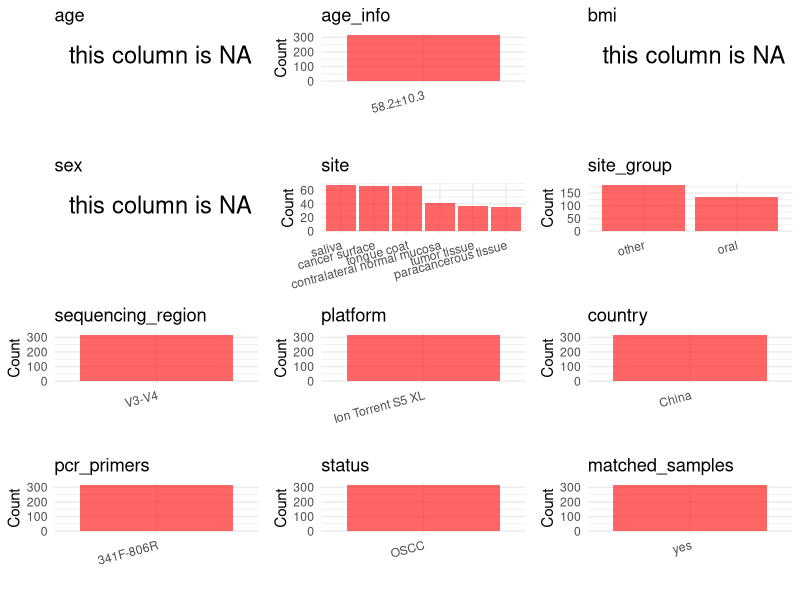

Generate this figure with R: (Note: this script raises an error after producing the figure.)
## ---- chunk 1
# Load libraries
library(dplyr)
library(ggplot2)
library(cowplot)

# (1) Setting working directory
# EDIT HERE: change project_id for each study
project_id <- "PRJNA866676"

base_dir <- "/beegfs/huangxiaochang/global_oral/global-oral-microbiome/data/projects/"
setwd(file.path(base_dir, project_id))

# (2) Loading raw SRA metadata file
sra_file <- "SraRunTable.csv"
initial_meta <- read.csv("SraRunTable.csv", header = TRUE)

# (3) OPTIONAL: If extra metadata (e.g., Table.x or supplemental materials) are available from the article, you may need to merge the file with initial_meta manually. Below is example code for merging. Depending on the specific case of each study, you can customize the code as needed.
# supp_table <- read.csv("supplemental_table.csv", header = TRUE)
# initial_meta <- left_join(initial_meta, supp_table, by = merge_col_name)
## ---- chunk 2
# (1) Read the article in the following order: abstract, the beginning of the results section, and the methods. Understand the sample size, experimental design, and disease group overview. Clarify the sampling sites; for oral and gut samples, specify the exact sites like supragingival plaque, tongue, etc.

# (2) IMPORTANT: MUST go through each column of initial_meta
# head(initial_meta, 10)

# IMPORTANT: Check the unique values in the column of interest or query column.
# lapply(initial_meta[c('body_habitat', 'body_product', 'body_site')], table) # site
# table(initial_meta$host_subject_id) # subject id
# table(initial_meta$platform..exp.) # output is Illumina
# table(initial_meta$target_subfragment..exp.)
## ---- chunk 3
# (1) EDIT HERE: Parameter setup
# NOTE: This project has no lab control samples (blanks/positives) or non-human samples. Leave keywords empty to skip filtering.
control_column <- NA   # column name in initial_meta
# unique(initial_meta[[control_column]])  # uncomment to explore
control_keywords <- c()     # Enter exact keywords

species_column <- NA          # column name in initial_meta
# unique(initial_meta[[species_column]])  # uncomment to explore
non_human_keywords <- c()            # Enter exact keywords


# (2) Remove controls and non-human samples. DO NOT need to modify code in this part, just run it.
n_samples <- nrow(initial_meta)
# Control evaluation
if (length(control_keywords) > 0) {
  if (is.null(control_column) || control_column == "") {
    stop("Error: control_keywords provided but control_column is missing.")
  }

  if (!(control_column %in% colnames(initial_meta))) {
    stop(sprintf("Error: Column '%s' not found in initial_meta.", control_column))
  }

  control_pattern <- paste(control_keywords, collapse = "|")
  control_text <- initial_meta[[control_column]]
  is_control <- grepl(control_pattern, control_text)

} else {
  is_control <- rep(FALSE, n_samples)
}

# Non-human evaluation
if (length(non_human_keywords) > 0) {
  if (is.null(species_column) || species_column == "") {
    stop("Error: non_human_keywords provided but species_column is missing.")
  }

  if (!(species_column %in% colnames(initial_meta))) {
    stop(sprintf("Error: Column '%s' not found in initial_meta.", control_column))
  }

  non_human_pattern <- paste(non_human_keywords, collapse = "|")
  species_text <- initial_meta[[species_column]]
  is_non_human <- grepl(non_human_pattern, species_text)
} else {
  is_non_human <- rep(FALSE, n_samples)
}

# Execute removal
samples_to_remove <- is_control | is_non_human
initial_meta <- initial_meta[!samples_to_remove, ]

cat("Initial samples counts:",n_samples,"\n")
cat("Removed control samples:", sum(is_control), "\n")
cat("Removed non-human samples:", sum(is_non_human), "\n")
cat("Total samples removed ", sum(samples_to_remove), "\n")
cat("Remaining samples after Step 2:", nrow(initial_meta), "\n")
## ---- chunk 4
# Extract columns from initial_meta as follows:
# (1) No modification needed → extract directly.
# (2) Modification needed → create a column start with 'raw_' and mark the target column as "pending".
# (3) Need to find or determine based on the article.

metadata <- data.frame(
  bioproject = initial_meta$BioProject,
  sample_id = initial_meta$Run,
  raw_subject_id = initial_meta$Sample.Name,
  subject_id = "pending",
  age = NA,
  age_info = "58.2±10.3",
  bmi = NA,
  raw_sex = NA,
  sex = "pending",
  sequencing_region = "V3-V4",
  platform = initial_meta$Instrument,
  country = initial_meta$geo_loc_name_country,
  raw_site = initial_meta$isolate,
  site = "pending",
  site_group = "pending",
  public_time = initial_meta$ReleaseDate,
  pcr_primers = NA,
  title = NA,
  disease_study = NA,
  status = "OSCC",
  matched_samples = "pending",
  is_time_series = "no",
  stringsAsFactors = FALSE
)

metadata$public_time <- as.Date(metadata$public_time)
## ---- chunk 5
# (1) Handle the columns with the `raw_` prefix.
# IMPORTANT: Add comments if the modification is not straightforward!!

# Extract subject_id by removing sample type suffix
metadata$subject_id <- gsub("T|CR|CS|C|N|S", "", metadata$raw_subject_id) # Sample.Name encoded sample type as single-letter suffix

# Assign site from raw_site (isolate column), lowercased
metadata$site <- tolower(metadata$raw_site)

# No sex info available
metadata$sex <- NA_character_

metadata$pcr_primers <- "341F-806R"
metadata$title <- "Characteristics of Microbial Distribution in Different Oral Niches of Oral Squamous Cell Carcinoma"
metadata$disease_study <- "yes"
metadata$status <- "OSCC"

## ---- chunk 6
# (2) Filling the 'site_group' and 'matched_samples' columns
# editing site_group
unique(metadata$site)
# EDIT HERE: add oral sites
Oral_site = c("saliva", "mouth", "tongue coating", "tongue coat", "supragingival plaque", "subgingival plaque", "oral swab", "denture", "tooth", "abscess pus", "adjacent periodontal pocket", "patient healthy crevice", "healthy control crevice", "gingival crevicular fluid", "subgingival plaque")
# EDIT HERE: add gut sites
Gut_site = c("feces", "stool")
# just run
metadata <- metadata %>%
  mutate(site_group = case_when(
    site %in% Oral_site ~ "oral",
    site %in% Gut_site ~ "gut",
    TRUE ~ "other"
  ))

# editing matched_samples, just run.
metadata$matched_samples <- ifelse(
  ave(metadata$subject_id, metadata$subject_id, FUN = length) > 1,
  "yes",
  "no"
)
## ---- chunk 7
# (3) check if there is pending value in metadata. If there is pending value, go on modify the metadata.
# Function to check if a column contains "pending"
has_pending <- function(col) {
  if (is.character(col) || is.factor(col)) {
    any(col == "pending", na.rm = TRUE)
  } else {
    FALSE
  }
}

# Check for any pending value
any_pending_value <- any(sapply(metadata, has_pending))

if (!any_pending_value) {
  message("Good! No cell contains the value 'pending'.")
} else {
  pending_cols <- names(metadata)[sapply(metadata, has_pending)]
  message("Columns containing 'pending': ", paste(pending_cols, collapse = ", "))
  message("Please continue to resolve these pending columns!")
}
## ---- chunk 8
# Select columns for visualization, just run
plot_data <- metadata %>%
  select(-bioproject, -sample_id, -subject_id, -title)

create_simple_plots <- function(data) {
  plots <- list()
  continuous_vars <- c("age", "bmi")

  for (col in colnames(data)) {
    if (all(is.na(data[[col]]))) {
      p <- ggplot() +
        annotate("text", x = 0.5, y = 0.5, label = "this column is NA", size = 6) +
        labs(title = col) +
        theme_void()
    } else if (col %in% continuous_vars && is.numeric(data[[col]])) {
      p <- ggplot(data, aes(x = .data[[col]])) +
        geom_histogram(fill = "blue", alpha = 0.6, bins = 20, na.rm = TRUE) +
        labs(title = col, x = col, y = "Count") +
        theme_minimal()
    } else {
      count_data <- as.data.frame(table(data[[col]], useNA = "ifany"))
      p <- ggplot(count_data, aes(x = reorder(Var1, -Freq), y = Freq)) +
        geom_col(fill = "red", alpha = 0.6) +
        labs(title = col, x = NULL, y = "Count") +
        theme_minimal() +
        theme(axis.text.x = element_text(angle = 15, hjust = 1))
    }
    plots[[col]] <- p
  }

  return(plots)
}

# Generate and arrange plots
plots <- create_simple_plots(plot_data)
p <- plot_grid(plots$age,
               plots$age_info,
               plots$bmi,
               plots$sex,
               plots$site,
               plots$site_group,
               plots$sequencing_region,
               plots$platform,
               plots$country,
               plots$pcr_primers,
               plots$status,
               plots$matched_samples,
               ncol = 3, align = "hv", axis = "lb")
ggsave("Metadata_Summary.png", plot = p, width = 8, height = 6, dpi = 150)
## ---- chunk 9
# Insert Metadata_Summary.png into the current Rmd output
knitr::include_graphics("Metadata_Summary.png")
## ---- chunk 10
# Reorder the data frame
fixed_cols <- c("bioproject", "sample_id", "subject_id", "age", "age_info",
                "bmi", "sex", "platform", "sequencing_region", "pcr_primers",
                "country", "site", "site_group", "disease_study", "status",
                "title", "public_time", "matched_samples", "is_time_series")
metadata <- metadata %>%
  select(all_of(fixed_cols), everything())

# save metadata
# head(metadata)
write.csv(metadata, file = "metadata_v2.csv", quote = TRUE, row.names = FALSE)
